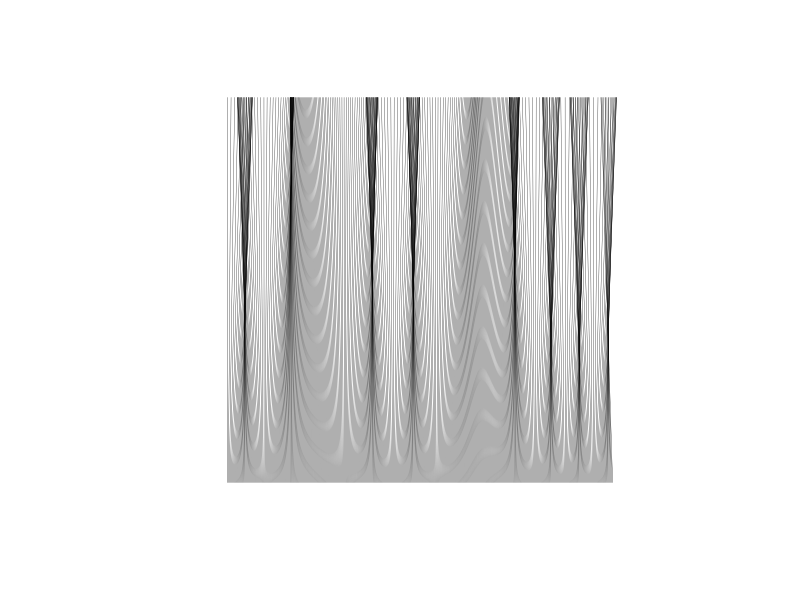

Source code (R):
x <- seq(from=0,to=1,len=400)
plot(0:1,0:1,asp=1,type="n",axes=FALSE,xlab='',ylab='')
segments(x0=x,y0=0, x1=x + sin(sin(x*7)*10 + x^2*10)/25,y1=1,lwd=0.3)


